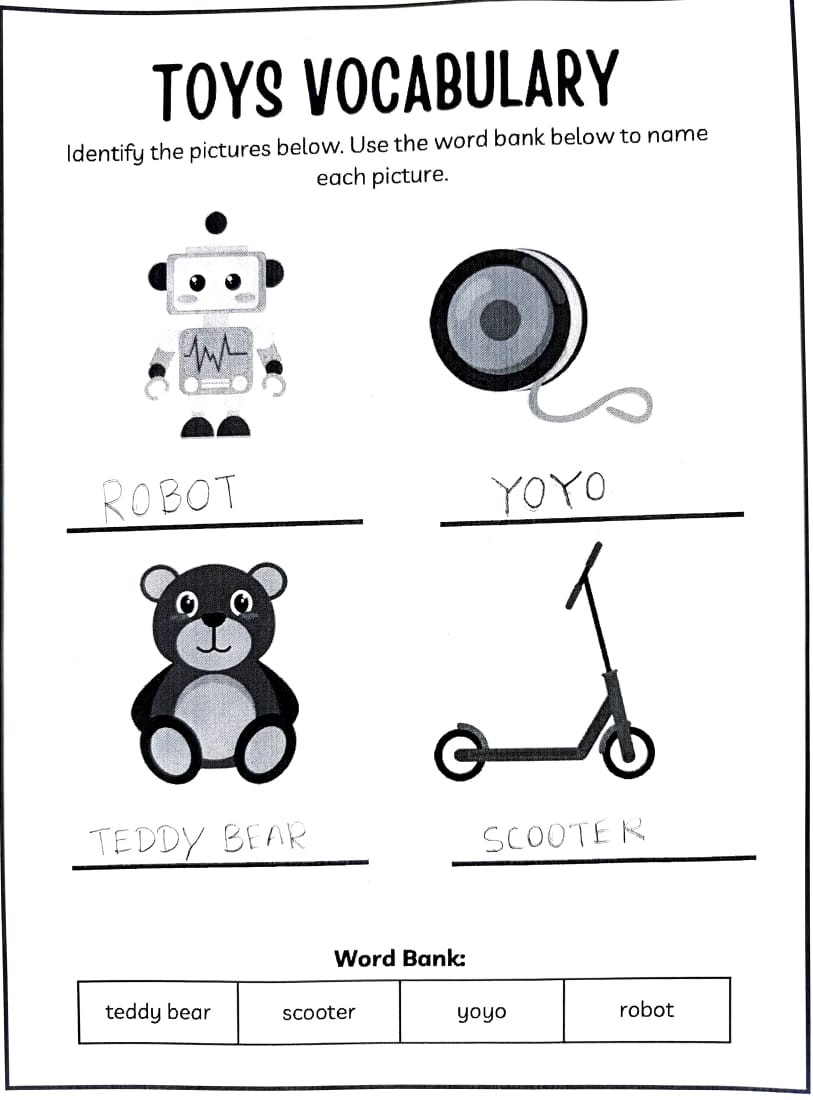
#> input picture OCR/test cases (2)/test cases/handwritten images/blank line test -blank_1757855157.jpg, 813 x 1100 px
$ python -i image_utils.py   (imports and definitions only)
#> lines starting #> are read from the running program, lines starting #| are printed output that depends on the picture; after the words box and inside, x2 and y2 are one past the last pixel; in counts of white or black regions, pixels touching at a corner belong together
#> in preprocess_for_ocr, image is the input picture: shape (1100, 813, 3); mean B, G, R 232.9, 232.4, 232.3
"""
Image processing utilities for the Handwriting OCR application.

This module provides functions for enhancing and preprocessing images to improve OCR accuracy.
"""
import cv2
import numpy as np
from typing import Tuple, Optional, Dict, Any
from PIL import Image, ImageEnhance, ImageOps, ImageFilter
import imutils
from skimage import exposure
import logging

logger = logging.getLogger(__name__)

class ImageEnhancer:
    """A class for enhancing image quality for better OCR results."""

    # [126 lines left out: functions adjust_brightness_contrast, remove_noise, enhance_edges, adjust_gamma, adaptive_threshold, not called in this run]

    @staticmethod
    def deskew(image: np.ndarray) -> np.ndarray:
        """Deskew an image to align text horizontally.

        Args:
            image: Input image (BGR or grayscale)

        Returns:
            Deskewed image
        """
        if len(image.shape) == 3:
            gray = cv2.cvtColor(image, cv2.COLOR_BGR2GRAY)
        else:
            gray = image.copy()

        # Threshold the image, setting all foreground pixels to 255 and all background pixels to 0
        thresh = cv2.threshold(gray, 0, 255, cv2.THRESH_BINARY_INV | cv2.THRESH_OTSU)[1]
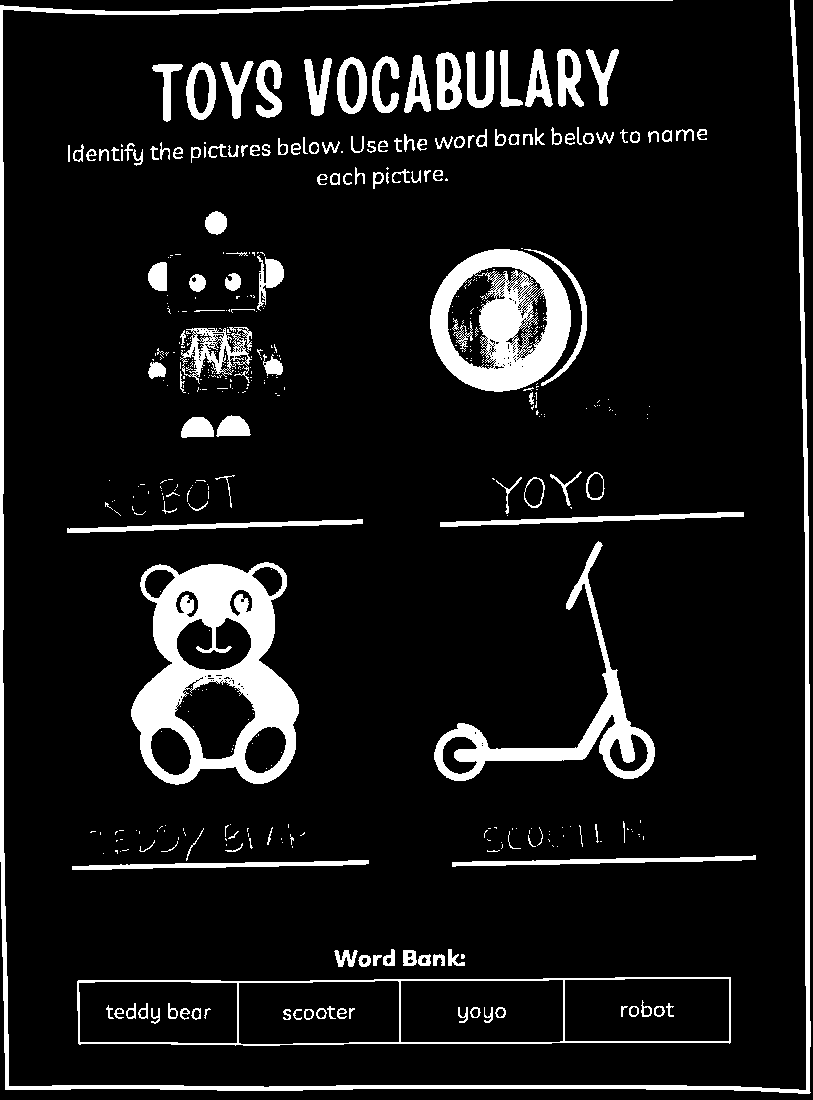
#> thresh: shape (1100, 813); 9.5% white; 462 white regions (309 under 20 px), largest, box (x1, y1, x2, y2) and area: (131, 562, 299, 785) 17688, (0, 0, 811, 1094) 14542, (430, 249, 571, 392) 11238

        # Find all non-zero coordinates in the thresholded image
        coords = np.column_stack(np.where(thresh > 0))
#> coords = 85148 pairs, first value 0 to 1093, second value 0 to 810

        # Compute the rotated bounding box that contains all coordinates
        angle = cv2.minAreaRect(coords)[-1]
#> angle = -90

        # The `cv2.minAreaRect` function returns values in the range [-90, 0); as the rectangle
        # rotates clockwise the returned angle tends to 0
        if angle < -45:
            angle = -(90 + angle)
#> angle = 0
        else:
            angle = -angle

        # Rotate the image to deskew it
        (h, w) = image.shape[:2]
#> h = 1100; w = 813
        center = (w // 2, h // 2)
#> center = (406, 550)
        M = cv2.getRotationMatrix2D(center, angle, 1.0)
#> M = [[1, 0, 0], [0, 1, 0]]
        rotated = cv2.warpAffine(
            image, M, (w, h),
            flags=cv2.INTER_CUBIC,
            borderMode=cv2.BORDER_REPLICATE
        )

        return rotated

    @staticmethod
    def enhance_contrast(image: np.ndarray) -> np.ndarray:
        """Enhance the contrast of an image using CLAHE.

        Args:
            image: Input image (BGR or grayscale)

        Returns:
            Contrast-enhanced image
        """
        if len(image.shape) == 3:
            # Convert to LAB color space
            lab = cv2.cvtColor(image, cv2.COLOR_BGR2LAB)
            l, a, b = cv2.split(lab)

            # Apply CLAHE to L channel
            clahe = cv2.createCLAHE(clipLimit=2.0, tileGridSize=(8, 8))
            cl = clahe.apply(l)

            # Merge the CLAHE enhanced L channel with the a and b channels
            limg = cv2.merge((cl, a, b))

            # Convert back to BGR color space
            enhanced = cv2.cvtColor(limg, cv2.COLOR_LAB2BGR)
        else:
            # For grayscale images
            clahe = cv2.createCLAHE(clipLimit=2.0, tileGridSize=(8, 8))
            enhanced = clahe.apply(image)

        return enhanced

    @staticmethod
    def preprocess_for_ocr(
        image: np.ndarray,
        denoise: bool = True,
        enhance_contrast: bool = True,
        deskew: bool = True,
        threshold: bool = True
    ) -> np.ndarray:
        """Apply a series of preprocessing steps to prepare an image for OCR.

        Args:
            image: Input image (BGR or file path)
            denoise: Whether to apply denoising
            enhance_contrast: Whether to enhance contrast
            deskew: Whether to deskew the image
            threshold: Whether to apply thresholding

        Returns:
            Preprocessed image
        """
        # If input is a file path, load the image
        if isinstance(image, str):
            image = cv2.imread(image)
            if image is None:
                raise ValueError(f"Could not read image at {image}")

        # Convert to grayscale if needed
        if len(image.shape) == 3:
            gray = cv2.cvtColor(image, cv2.COLOR_BGR2GRAY)
        else:
            gray = image.copy()

        # Apply preprocessing steps
        processed = gray.copy()

        if denoise:
            processed = cv2.fastNlMeansDenoising(processed, None, 10, 7, 21)

        if enhance_contrast:
            processed = ImageEnhancer.enhance_contrast(processed)

        if deskew:
            processed = ImageEnhancer.deskew(processed)

        if threshold:
            processed = cv2.adaptiveThreshold(
                processed, 255,
                cv2.ADAPTIVE_THRESH_GAUSSIAN_C,
                cv2.THRESH_BINARY,
                11, 2
            )
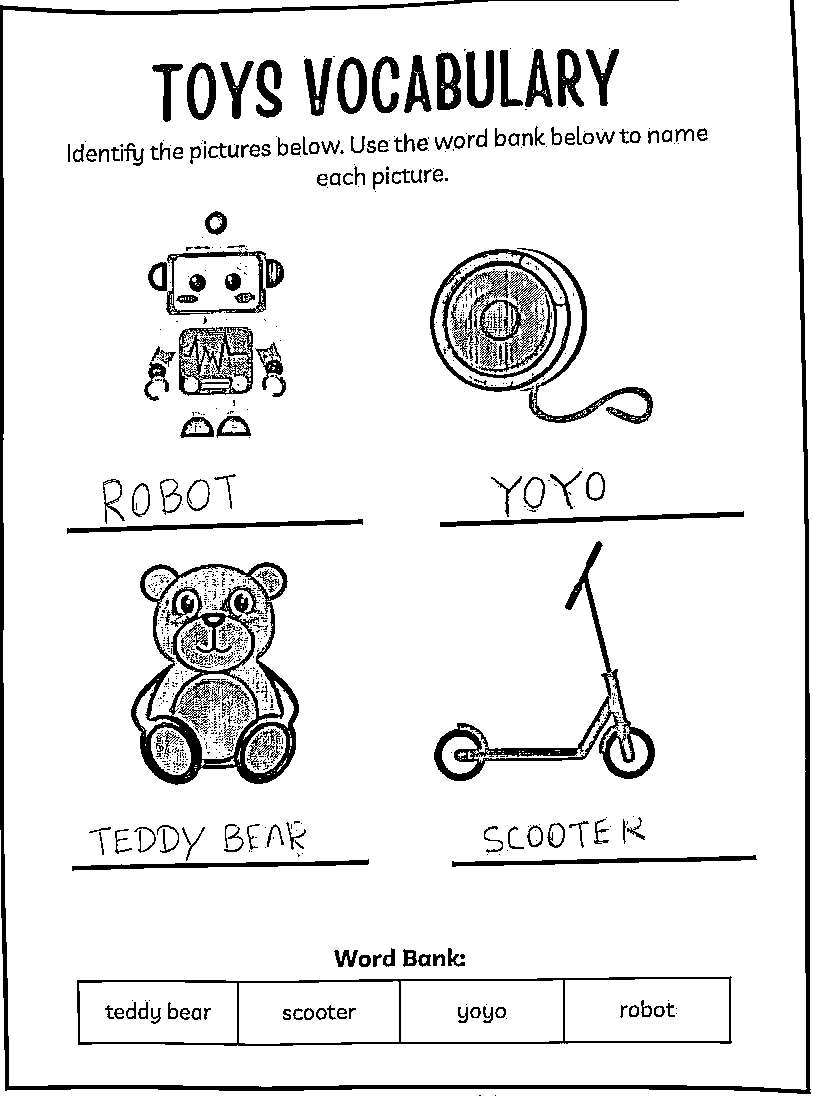
#> processed: shape (1100, 813); 91.2% white; 922 black regions (739 under 20 px), largest, box (x1, y1, x2, y2) and area: (0, 0, 811, 1094) 14318, (131, 562, 299, 785) 9254, (430, 249, 571, 392) 6523

        return processed

class ImageAlignmentError(Exception):
    """Exception raised when image alignment fails."""
    pass

class ImageAlignment:
    """A class for aligning images."""

    # [134 lines left out: functions align_images, preprocess_image, scale_coordinates, scale_dot_position, not called in this run]

>>> result = ImageEnhancer().preprocess_for_ocr('../../../../test cases (2)/test cases/handwritten images/blank line test -blank_1757855157.jpg')

$ run again, on OCR/test cases (2)/test cases/handwritten images/box test -tpl_1757837807.jpg
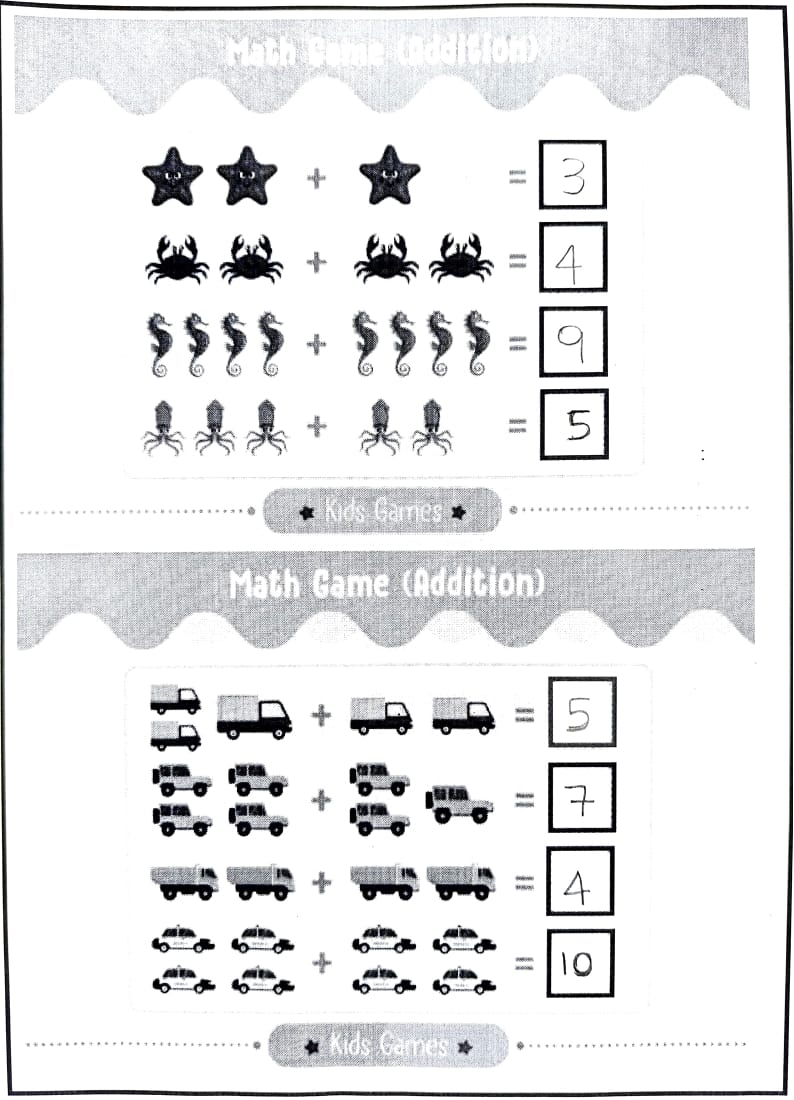
#> input picture OCR/test cases (2)/test cases/handwritten images/box test -tpl_1757837807.jpg, 794 x 1100 px
#> in preprocess_for_ocr, image is the input picture: shape (1100, 794, 3); mean B, G, R 231.7, 230.9, 230.6
#> in deskew, `thresh = cv2.threshold(gray, 0, 255, cv2.THRESH_BINARY_INV | cv2.THRES..`:
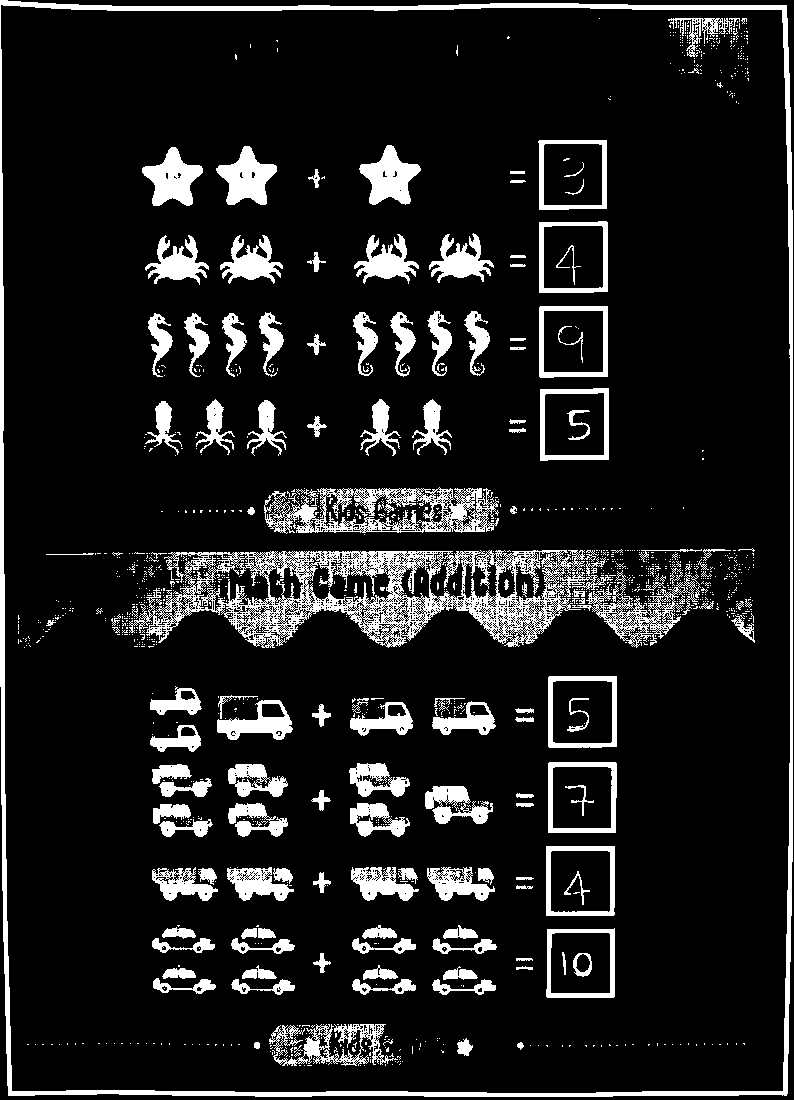
#> thresh: shape (1100, 794); 12.1% white; 1281 white regions (1137 under 20 px), largest, box (x1, y1, x2, y2) and area: (129, 550, 613, 648) 16833, (0, 0, 793, 1097) 15851, (264, 487, 499, 534) 5005
#> coords = 105423 pairs, first value 0 to 1096, second value 0 to 792
#> in deskew, `angle = cv2.minAreaRect(coords)[-1]`: angle = -90
#> in deskew, `angle = -(90 + angle)`: angle = 0
#> M = [[1, 0, 0], [0, 1, 0]]
#> in preprocess_for_ocr, `processed = cv2.adaptiveThreshold( processed, 255, cv2.ADAPTIVE_THRESH..`:
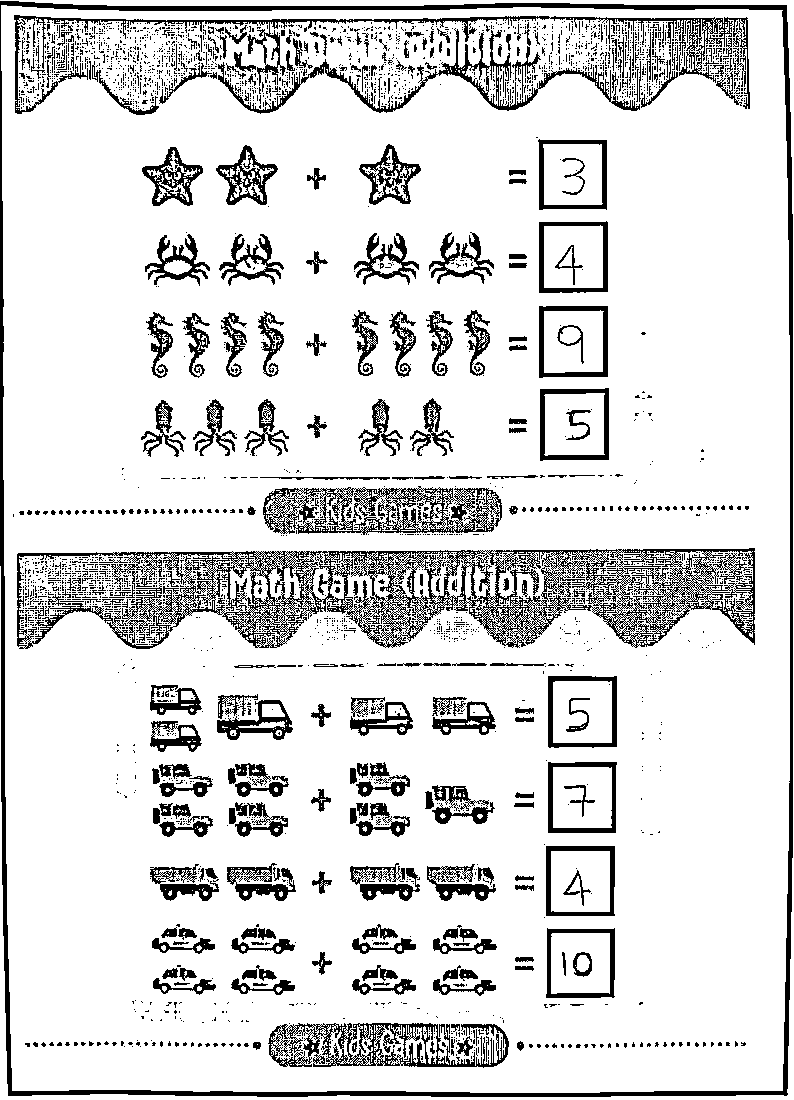
#> processed: shape (1100, 794); 85.3% white; 3260 black regions (2956 under 20 px), largest, box (x1, y1, x2, y2) and area: (17, 548, 755, 649) 23767, (0, 1, 793, 1097) 14979, (14, 15, 750, 114) 5350
